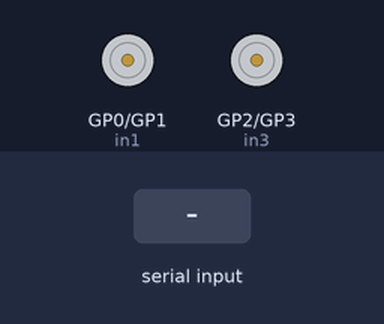
The program below on a simulated Raspberry Pi Pico running MicroPython. On the bench: motor-driver pin pairs drawn as motors (green arrow = first pin HIGH = forward, orange = second pin HIGH = backward, longer = more drive, scaled by the enable pin). The test bench sets the inputs (shaded band). What the program prints to the serial console is not drawn.

Above: at 1.2 s.
1.3 s: "5" typed at the serial console, then Enter
At 1.9 s:
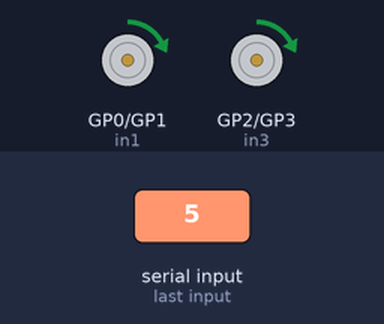
13.3 s: "90" typed at the serial console, then Enter
At 13.6 s:
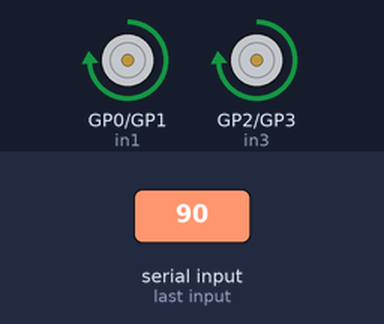
At 17.1 s:
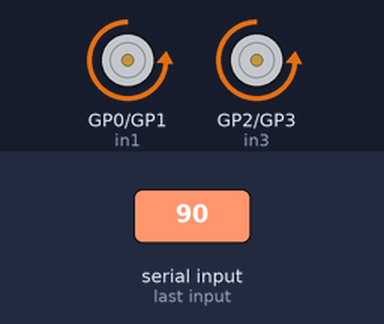
Timing chart, 0 to 23.8 s (numbered marks = the images above; inputs shaded):
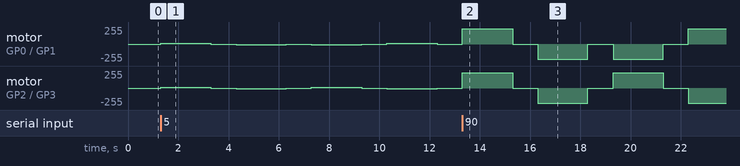

Measured:
- after the input at 13.3 s, motor on GP0 (in1) / GP1 (in2): stopped → forward 229/255 at once, then repeats every 3.0 s: stopped 1.0 s, backward 229/255 2.0 s; motor on GP2 (in3) / GP3 (in4): stopped → forward 229/255 at once, → stopped 2.0 s later, → backward 229/255 1.0 s later, → stopped 2.0 s later, … (7 changes in this stretch)

The program:

pico_w_l298n_motors.py
```python
# MicroPython script for a Raspberry Pi Pico W that drives two DC motors via an L298N using PWM, with functions for forward, backward, left, right, stop and a percent-to-duty converter.
#
# Full tutorial: https://shillehtek.com/blogs/news/raspberry-pi-pico-w-l298n-program-robot-movements
# Parts used: https://shillehtek.com/products/shillehtek-l298n-motor-driver-controller-board
#             https://shillehtek.com/products/shillehtek-120pcs-multicolored-dupont-wire
#             https://shillehtek.com/products/shillehtek-120pcs-10cm-multicolored-jumper-wire
# More examples: https://github.com/shillehbean/shillehtek-examples
#

"""
This program controls two DC motors using PWM on a Raspberry Pi Pico.
It allows the user to set a speed (0-100%) and moves the motors forward, backward,
left, and right in a loop. If the motors move in the wrong direction,
reverse their polarity by swapping the connections on the respective DC motor.
"""


from machine import Pin, PWM
from time import sleep

# ───── Helper function to convert 0–100% into duty_u16 value (0–65535) ─────
def percent_to_duty(percentage):
    # Clamp the percentage between 0 and 100
    if percentage < 0:
        percentage = 0
    elif percentage > 100:
        percentage = 100
    return int((65535 * percentage) / 100)

# ───── MOTOR B (Existing) ─────
in3 = Pin(2, Pin.OUT)   # GPIO2
in4 = Pin(3, Pin.OUT)   # GPIO3
enb = PWM(Pin(9))       # GPIO9 for PWM
enb.freq(1000)          # Set PWM frequency to 1 kHz (reduces audible noise, balances efficiency)

def motorB_forward(duty):
    in3.high()
    in4.low()
    enb.duty_u16(duty)

def motorB_backward(duty):
    in3.low()
    in4.high()
    enb.duty_u16(duty)

def motorB_stop():
    in3.low()
    in4.low()
    enb.duty_u16(0)

# ───── MOTOR A (New) ─────
in1 = Pin(0, Pin.OUT)   # GPIO0
in2 = Pin(1, Pin.OUT)   # GPIO1
ena = PWM(Pin(8))       # GPIO8 for PWM
ena.freq(1000)          # Set PWM frequency to 1 kHz

def motorA_forward(duty):
    in1.high()
    in2.low()
    ena.duty_u16(duty)

def motorA_backward(duty):
    in1.low()
    in2.high()
    ena.duty_u16(duty)

def motorA_stop():
    in1.low()
    in2.low()
    ena.duty_u16(0)

# ───── MAIN LOOP ─────
try:
    while True:
        # Ask the user for a speed percentage
        user_input = input("Enter speed (0–100) for both motors (Ctrl-C to quit): ")
        if not user_input.isdigit():
            print("Please enter a valid integer between 0 and 100!")
            continue

        speed_percent = int(user_input)
        # Convert percentage to duty cycle (0–65535)
        duty_value = percent_to_duty(speed_percent)

        # 1. Move FORWARD at user-specified speed
        print(f"Moving both motors FORWARD at {speed_percent}%")
        motorA_forward(duty_value)
        motorB_forward(duty_value)
        sleep(2)

        # Stop motors
        print("Stopping motors...")
        motorA_stop()
        motorB_stop()
        sleep(1)

        # 2. Move BACKWARD at user-specified speed
        print(f"Moving both motors BACKWARD at {speed_percent}%")
        motorA_backward(duty_value)
        motorB_backward(duty_value)
        sleep(2)

        # Stop motors
        print("Stopping motors...")
        motorA_stop()
        motorB_stop()
        sleep(1)

        # 3. Turn LEFT
        #    (Motor A backward, Motor B forward)
        print(f"Turning LEFT at {speed_percent}%")
        motorA_backward(duty_value)
        motorB_forward(duty_value)
        sleep(2)

        # Stop motors
        print("Stopping motors...")
        motorA_stop()
        motorB_stop()
        sleep(1)

        # 4. Turn RIGHT
        #    (Motor A forward, Motor B backward)
        print(f"Turning RIGHT at {speed_percent}%")
        motorA_forward(duty_value)
        motorB_backward(duty_value)
        sleep(2)

        # Stop motors
        print("Stopping motors...")
        motorA_stop()
        motorB_stop()
        sleep(1)

except KeyboardInterrupt:
    motorA_stop()
    motorB_stop()
    print("\nProgram stopped by user.")
```
